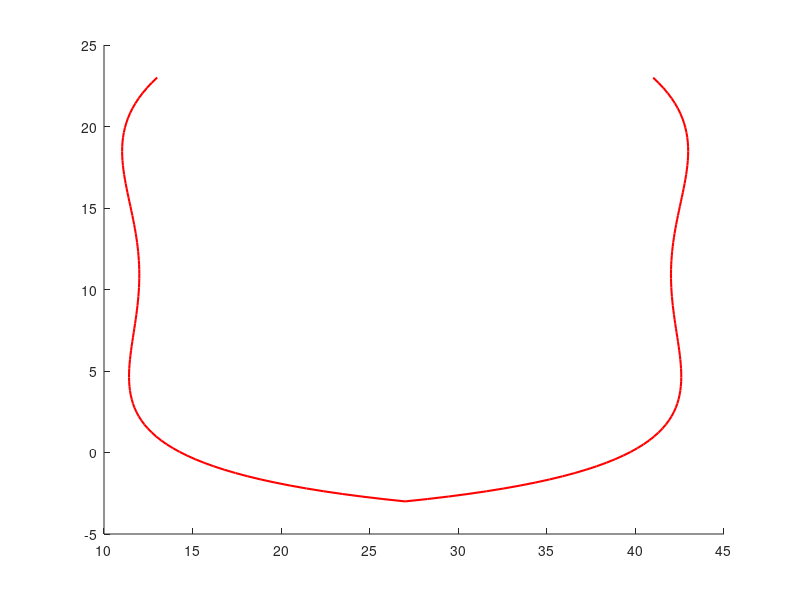

The MATLAB script that drew this image:
function fata1_curbe()

t = linspace(0,1); % Parametrul
% Punctele de control
b1 = [13 5 25 -5 27; 23 15 10 0.5 -3];
b2 = [41 49 29 59 27; 23 15 10 0.5 -3];
% Polinoamele Bernstein de gradul 4
B0 = (1-t).^4;
B1 = 4.*(1-t).^3.*t;
B2 = 6.*(1-t).^2.*t.^2;
B3 = 4.*(1-t).*t.^3;
B4 = t.^4;
B = [B0;B1;B2;B3;B4]; % Matricea care cuprinde toate polinoamele Bernstein
% Curbele Bezier
f1 = b1*B;
f2 = b2*B;

% --> Desenare grafic (doar curbele Bezier) <--
hold on 
plot(f1(1,:),f1(2,:),'r','LineWidth',1.5)
plot(f2(1,:),f2(2,:),'-r','LineWidth',1.5)
hold off

end